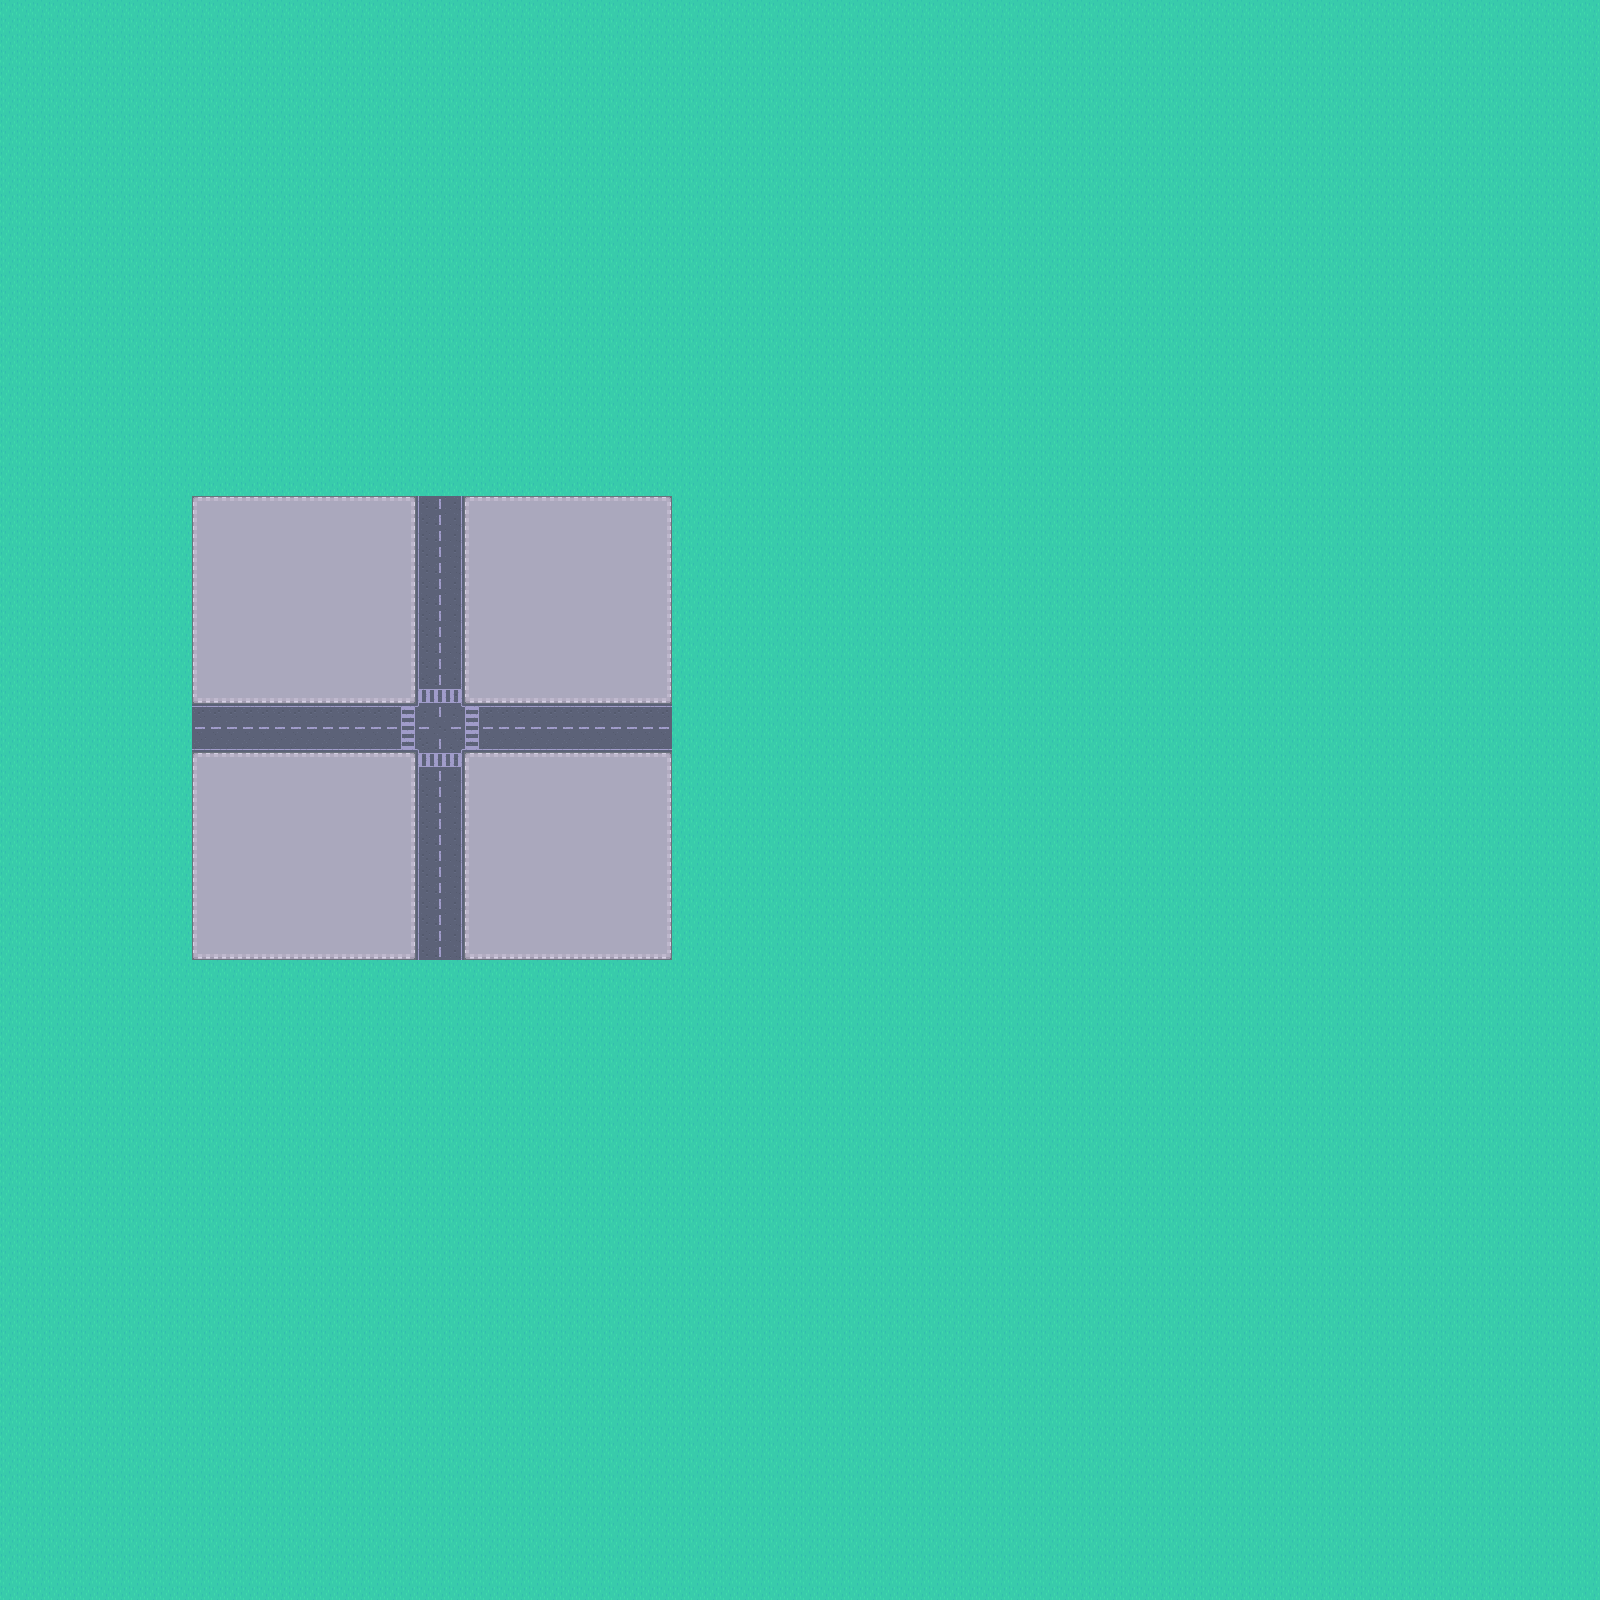

Below is a game level as drawn by its tile map, then a one-line description and the .tmx that defines it (tile-layer data replaced by summaries):
An orthogonal 100x100 tile map with 16x16 px tiles, 2 tile layers (Ground, Objects), 2 tilesets.

<map version="1.0" tiledversion="1.0.3" orientation="orthogonal" renderorder="right-down" width="100" height="100" tilewidth="16" tileheight="16" nextobjectid="1">
 <tileset firstgid="1" source="main.tsx" />
 <tileset firstgid="487" source="main.tsx" />
 <layer name="Ground" width="100" height="100">
  <data>[10000 cells, 10000 non-empty, 27 distinct tile ids]</data>
 </layer>
 <layer name="Objects" width="100" height="100">
  <data>[10000 cells, 0 non-empty, 0 distinct tile ids]</data>
 </layer>
</map>
